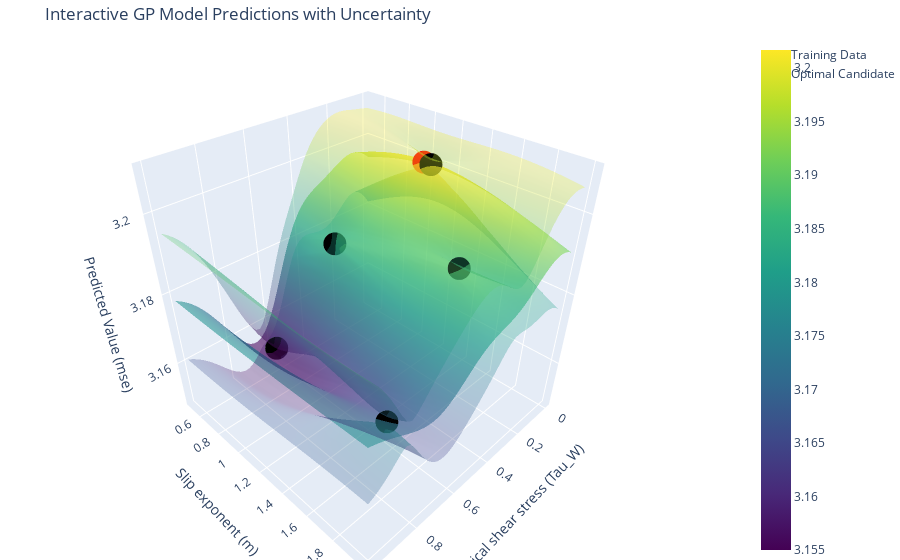

Notebook code for this chart:
### Code cell
import plotly.graph_objects as go

# Generate grid for plotting 
x_flat = x_grid.ravel()
y_flat = y_grid.ravel()

# Convert pred_mean and pred_std to flat arrays for plotting
pred_mean_flat = pred_mean.ravel()
pred_std_flat = pred_std.ravel()

# Initialize Plotly figure
fig = go.Figure()

# Add the mean surface
fig.add_trace(go.Surface(
    x=x_grid, y=y_grid, z=pred_mean,
    colorscale='Viridis', opacity=0.6, name="GP Mean"
))

# Add upper uncertainty surface (mean + std)
fig.add_trace(go.Surface(
    x=x_grid, y=y_grid, z=pred_mean + pred_std,
    colorscale='Viridis', opacity=0.3, showscale=False, name="GP Mean + Std"
))

# Add lower uncertainty surface (mean - std)
fig.add_trace(go.Surface(
    x=x_grid, y=y_grid, z=pred_mean - pred_std,
    colorscale='Viridis', opacity=0.3, showscale=False, name="GP Mean - Std"
))

# Add training points
fig.add_trace(go.Scatter3d(
    x=train_x[:, 0].numpy(),
    y=train_x[:, 1].numpy(),
    z=train_y.flatten().numpy(),
    mode='markers',
    marker=dict(size=8, color='black'),
    name='Training Data'
))

# Add optimal candidate
fig.add_trace(go.Scatter3d(
    x=[candidate[0, 0].item()],
    y=[candidate[0, 1].item()],
    z=[cand_mean.item()],
    mode='markers',
    marker=dict(size=8, color='red', symbol='circle'),
    name='Optimal Candidate'
))

# Update layout
fig.update_layout(
    scene=dict(
        xaxis_title="Critical shear stress (Tau_W)",
        yaxis_title="Slip exponent (m)",
        zaxis_title="Predicted Value (mse)"
    ),
    title="Interactive GP Model Predictions with Uncertainty",
    margin=dict(l=0, r=0, b=0, t=40)
)

# Show the plot
fig.show()
fig.write_html("gp_model_predictions.html")

### Figure 1 — Plotly figure (JSON) as saved in the notebook; plotly's stock layout.template omitted (floating-point values rounded to 4 significant figures; data arrays with more than 128 entries replaced by an {"elided": "..."} marker saying what was removed)
{"data": [{"colorscale": [[0, "#440154"], [0.1111, "#482878"], [0.2222, "#3e4989"], [0.3333, "#31688e"], [0.4444, "#26828e"], [0.5556, "#1f9e89"], [0.6667, "#35b779"], [0.7778, "#6ece58"], [0.8889, "#b5de2b"], [1, "#fde725"]], "name": "GP Mean", "opacity": 0.6, "type": "surface", "x": {"elided": "50x50 float values"}, "y": {"elided": "50x50 float values"}, "z": {"elided": "50x50 float values"}}, {"colorscale": [[0, "#440154"], [0.1111, "#482878"], [0.2222, "#3e4989"], [0.3333, "#31688e"], [0.4444, "#26828e"], [0.5556, "#1f9e89"], [0.6667, "#35b779"], [0.7778, "#6ece58"], [0.8889, "#b5de2b"], [1, "#fde725"]], "name": "GP Mean + Std", "opacity": 0.3, "showscale": false, "type": "surface", "x": {"elided": "50x50 float values"}, "y": {"elided": "50x50 float values"}, "z": {"elided": "50x50 float values"}}, {"colorscale": [[0, "#440154"], [0.1111, "#482878"], [0.2222, "#3e4989"], [0.3333, "#31688e"], [0.4444, "#26828e"], [0.5556, "#1f9e89"], [0.6667, "#35b779"], [0.7778, "#6ece58"], [0.8889, "#b5de2b"], [1, "#fde725"]], "name": "GP Mean - Std", "opacity": 0.3, "showscale": false, "type": "surface", "x": {"elided": "50x50 float values"}, "y": {"elided": "50x50 float values"}, "z": {"elided": "50x50 float values"}}, {"marker": {"color": "black", "size": 8}, "mode": "markers", "name": "Training Data", "type": "scatter3d", "x": [0.2985, 0.4342, 0.8245, 0.6489, 0.08723], "y": [1.617, 0.876, 1.857, 0.647, 1.13], "z": [3.188, 3.185, 3.173, 3.156, 3.202]}, {"marker": {"color": "red", "size": 8, "symbol": "circle"}, "mode": "markers", "name": "Optimal Candidate", "type": "scatter3d", "x": [0.08744], "y": [1.078], "z": [3.202]}], "layout": {"margin": {"b": 0, "l": 0, "r": 0, "t": 40}, "scene": {"xaxis": {"title": {"text": "Critical shear stress (Tau_W)"}}, "yaxis": {"title": {"text": "Slip exponent (m)"}}, "zaxis": {"title": {"text": "Predicted Value (mse)"}}}, "title": {"text": "Interactive GP Model Predictions with Uncertainty"}}}
